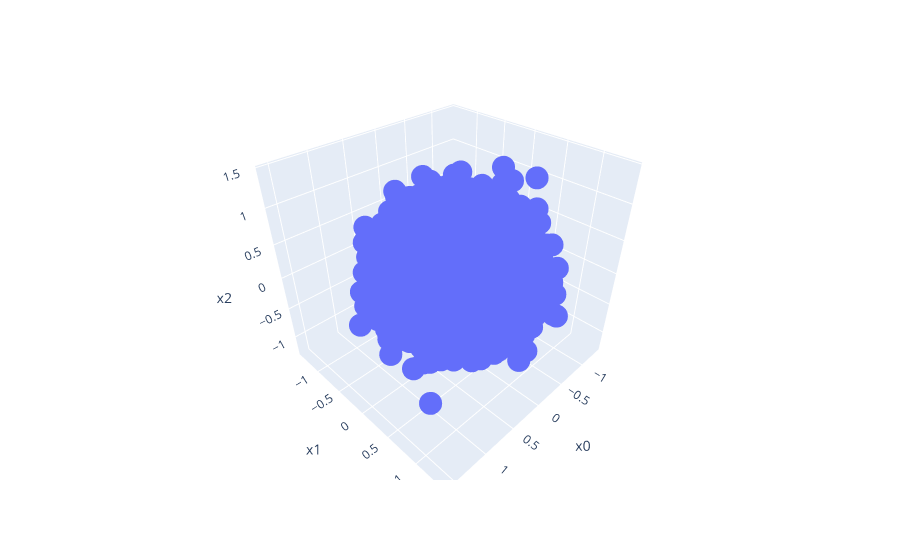

Notebook code for this chart:
### Code cell
px.scatter_3d(df_bdry,x="x0",y="x1",z="x2")

### Figure 1 — Plotly figure (JSON) as saved in the notebook; plotly's stock layout.template omitted (floating-point values rounded to 4 significant figures; data arrays with more than 128 entries replaced by an {"elided": "..."} marker saying what was removed)
{"data": [{"hovertemplate": "x0=%{x}<br>x1=%{y}<br>x2=%{z}<extra></extra>", "legendgroup": "", "marker": {"color": "#636efa", "symbol": "circle"}, "mode": "markers", "name": "", "scene": "scene", "showlegend": false, "type": "scatter3d", "x": {"elided": "9656 float values"}, "y": {"elided": "9656 float values"}, "z": {"elided": "9656 float values"}}], "layout": {"legend": {"tracegroupgap": 0}, "margin": {"t": 60}, "scene": {"domain": {"x": [0, 1], "y": [0, 1]}, "xaxis": {"title": {"text": "x0"}}, "yaxis": {"title": {"text": "x1"}}, "zaxis": {"title": {"text": "x2"}}}}}
